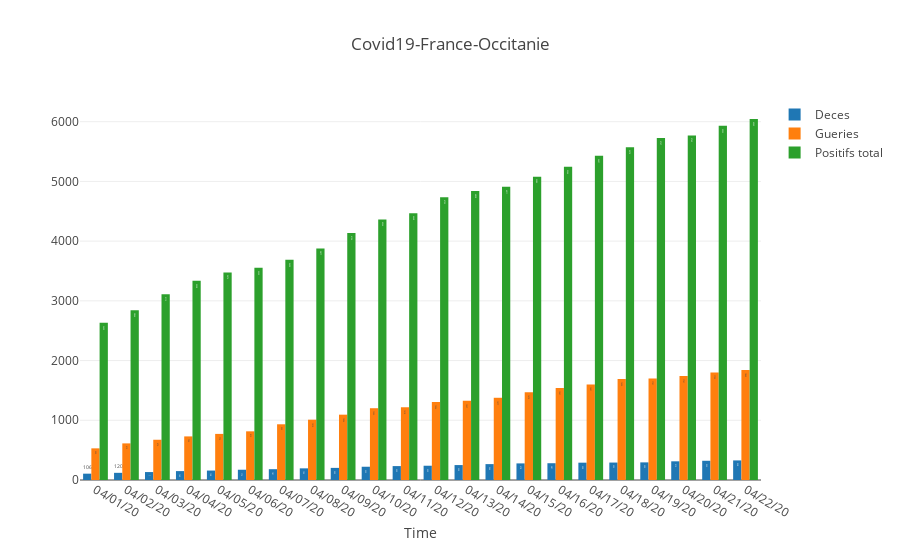

Notebook code for this chart:
### Code cell
dates=df["Date"].values

layout = go.Layout(
    barmode='group',
    title=f"Covid19-France-Occitanie",
    xaxis=dict(title="Time"),
    showlegend=True,
) 
fig = go.Figure(data=[
    go.Bar(name="Deces", x=dates, y=df["Deces"], text=df["Deces"],
            textposition='auto'),
    go.Bar(name="Gueries", x=dates, y=df["Guerie"], text=df["Guerie"],
            textposition='auto'),
    go.Bar(name="Positifs total", x=dates, y=df["Positifs total"], text=df["Positifs total"],
            textposition='auto'),

],
    layout=layout
)

iplot(fig, filename="covid19-Occitanie1")

### Figure 1 — Plotly figure (JSON) as saved in the notebook; plotly's stock layout.template omitted (floating-point values rounded to 4 significant figures)
{"data": [{"name": "Deces", "text": [106, 120, 133, 149, 158, 172, 181, 195, 203, 222, 233, 239, 250, 266, 278, 281, 290, 292, 295, 313, 322, 328], "textposition": "auto", "type": "bar", "uid": "6e4ab25c-c3b1-4842-a307-4faac6993853", "x": ["04/01/20", "04/02/20", "04/03/20", "04/04/20", "04/05/20", "04/06/20", "04/07/20", "04/08/20", "04/09/20", "04/10/20", "04/11/20", "04/12/20", "04/13/20", "04/14/20", "04/15/20", "04/16/20", "04/17/20", "04/18/20", "04/19/20", "04/20/20", "04/21/20", "04/22/20"], "y": [106, 120, 133, 149, 158, 172, 181, 195, 203, 222, 233, 239, 250, 266, 278, 281, 290, 292, 295, 313, 322, 328]}, {"name": "Gueries", "text": [530, 613, 674, 730, 772, 815, 933, 1010, 1094, 1202, 1218, 1306, 1327, 1377, 1470, 1541, 1601, 1690, 1701, 1741, 1799, 1843], "textposition": "auto", "type": "bar", "uid": "7c0c656c-54c8-4e83-a66b-c0347bab1430", "x": ["04/01/20", "04/02/20", "04/03/20", "04/04/20", "04/05/20", "04/06/20", "04/07/20", "04/08/20", "04/09/20", "04/10/20", "04/11/20", "04/12/20", "04/13/20", "04/14/20", "04/15/20", "04/16/20", "04/17/20", "04/18/20", "04/19/20", "04/20/20", "04/21/20", "04/22/20"], "y": [530, 613, 674, 730, 772, 815, 933, 1010, 1094, 1202, 1218, 1306, 1327, 1377, 1470, 1541, 1601, 1690, 1701, 1741, 1799, 1843]}, {"name": "Positifs total", "text": [2633, 2844, 3112, 3338, 3476, 3553, 3690, 3877, 4134, 4364, 4468, 4735, 4838, 4911, 5080, 5246, 5431, 5570, 5727, 5769, 5932, 6045], "textposition": "auto", "type": "bar", "uid": "ebc44a1c-6256-410d-9d62-f70f7cdfbada", "x": ["04/01/20", "04/02/20", "04/03/20", "04/04/20", "04/05/20", "04/06/20", "04/07/20", "04/08/20", "04/09/20", "04/10/20", "04/11/20", "04/12/20", "04/13/20", "04/14/20", "04/15/20", "04/16/20", "04/17/20", "04/18/20", "04/19/20", "04/20/20", "04/21/20", "04/22/20"], "y": [2633, 2844, 3112, 3338, 3476, 3553, 3690, 3877, 4134, 4364, 4468, 4735, 4838, 4911, 5080, 5246, 5431, 5570, 5727, 5769, 5932, 6045]}], "layout": {"barmode": "group", "showlegend": true, "title": {"text": "Covid19-France-Occitanie"}, "xaxis": {"title": {"text": "Time"}}}}
